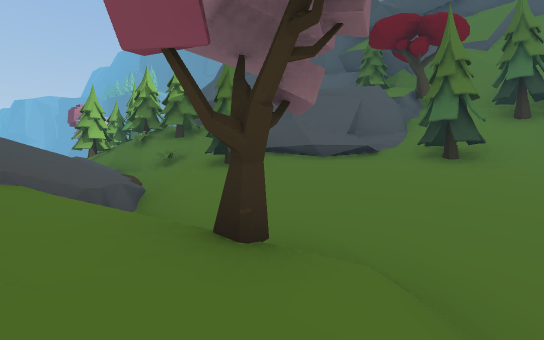
view 1 (above)

18 first-person views from a walk through a scene from a Unity 3-D project. The camera is 1.2 m above the floor, looks level and sees 85° across. The floor is counted in squares, 2 m on a side. Each view is taken from the middle of a square. On the plan, view 1 faces up. The plan holds only what a view shows up to about 9 squares ahead; the rest is blank. The place goes on beyond the plan. Some animated figures are not drawn.

view 2
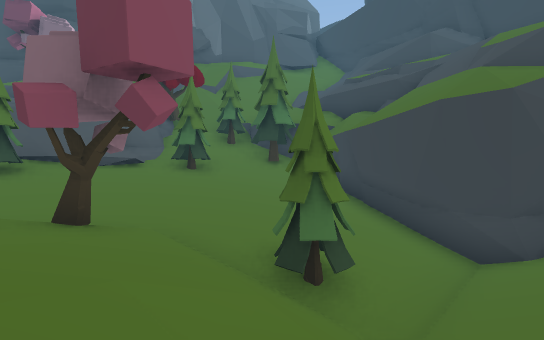

view 3
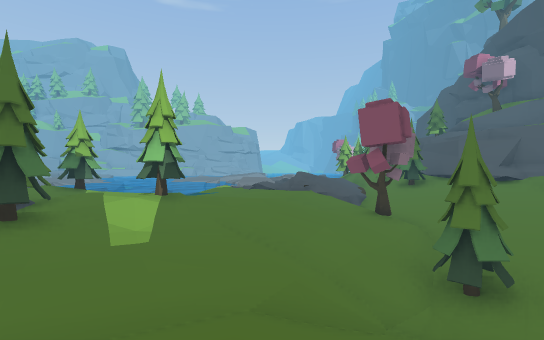

view 4
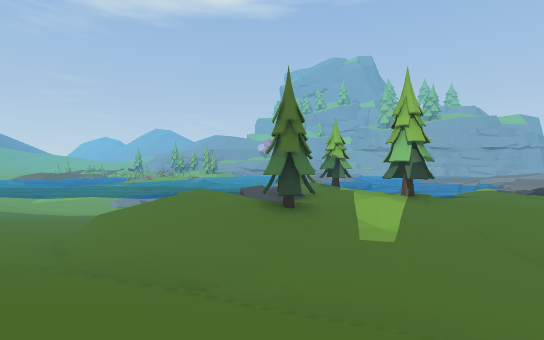

view 5
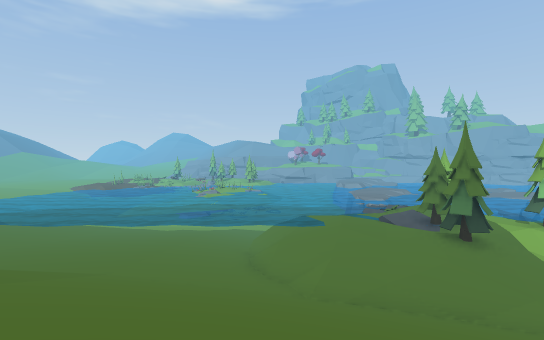

view 6
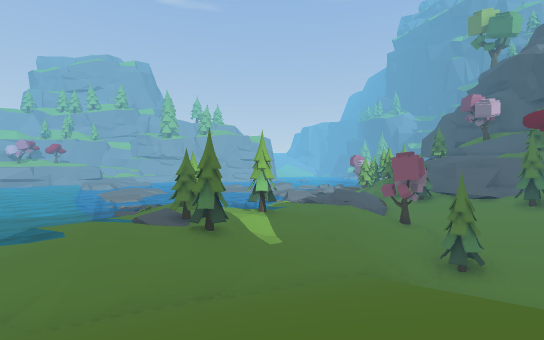

view 7
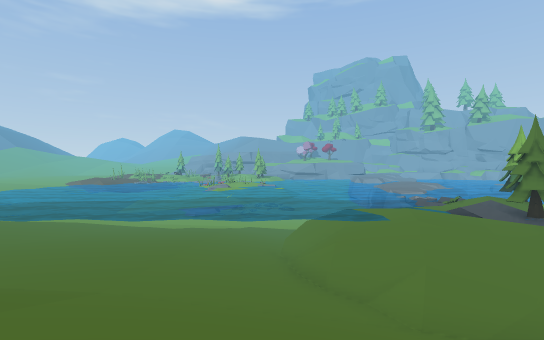

view 8
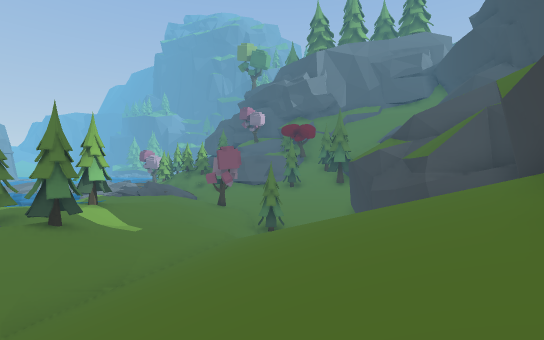

view 9
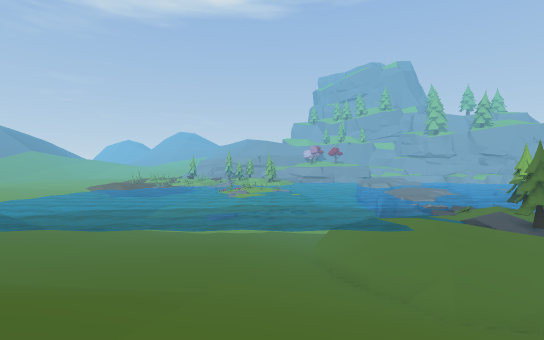

view 10
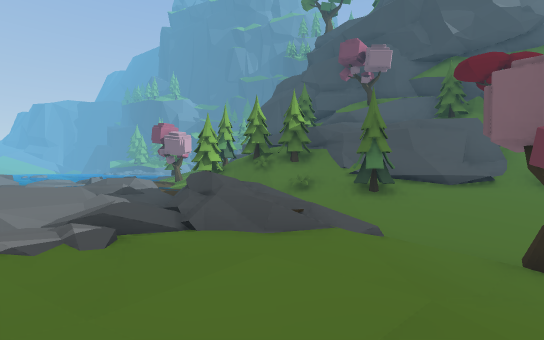

view 11
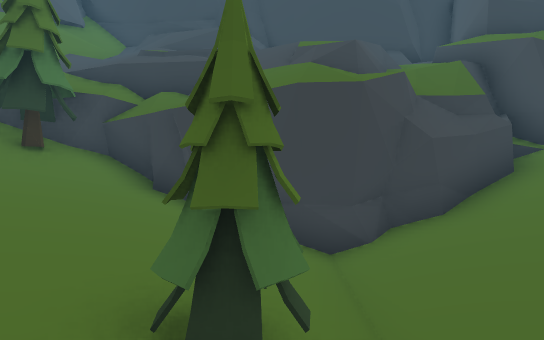

view 12
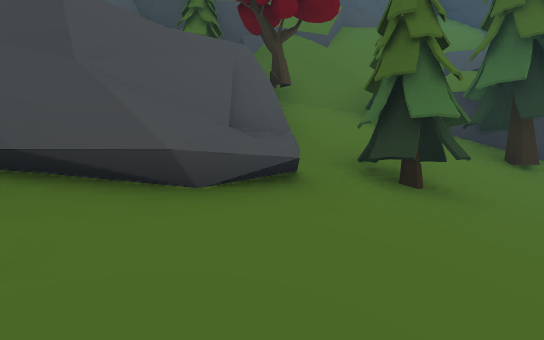

view 13
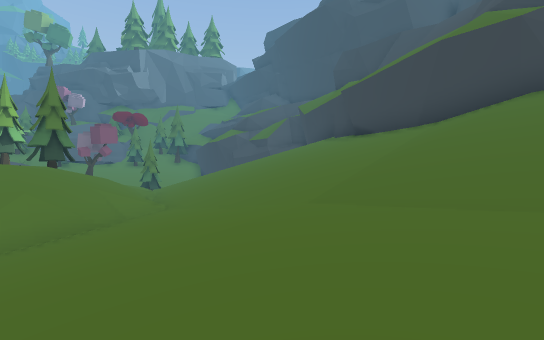

view 14
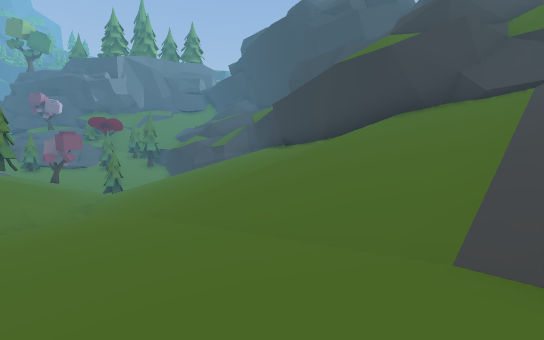

view 15
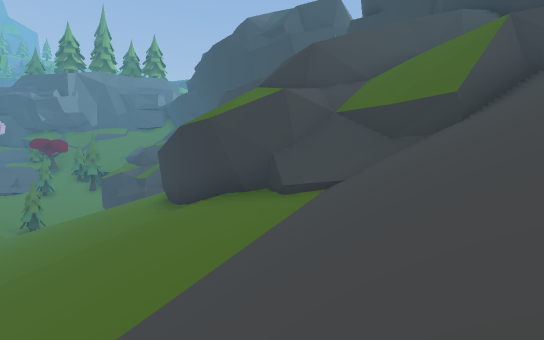

view 16
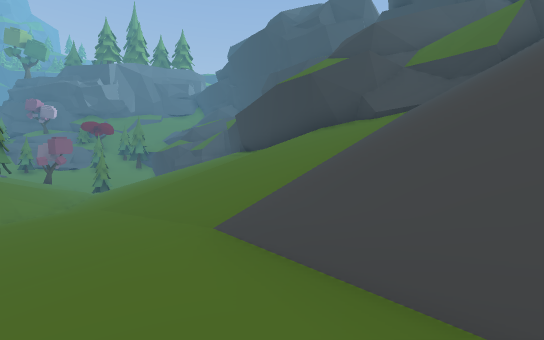

view 17
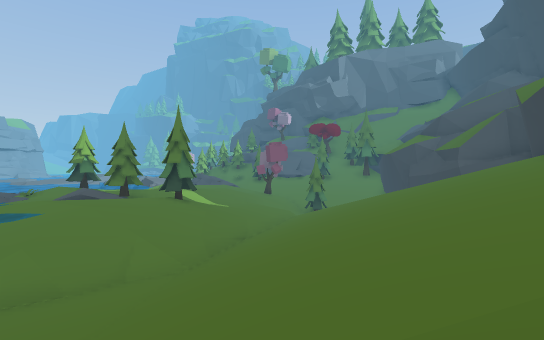

view 18
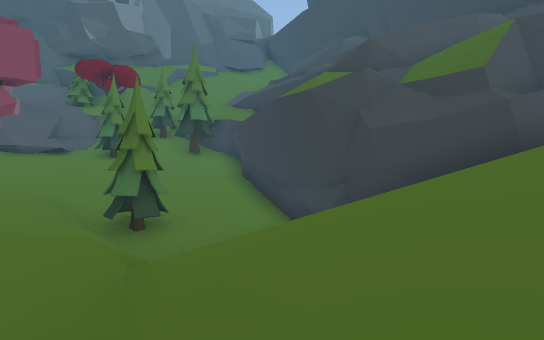

### Floor plan
Key: @ floor where view 1 was taken; # wall or solid block; . main floor; : floor 0.75 m higher than the main floor; - floor 0.75 m lower than the main floor; + floor 1.5 m higher than the main floor; _ floor 1.5 m lower than the main floor; * floor 8 m higher than the main floor; / step, stairs or slope; = window, fence, low wall or low ledge; ~ water the walk can cross; ≈ water the walk keeps out of; ^ raised ledge; v drop or lower ground; T tree; O other object.
Columns run from 7 left of view 1 to 10 right of it. Each row starts with its distance up from view 1.
  9   OOO##
  8   OOOO#   ###
  7  ++#OO#####/##
  6  +++:OO###//O#
  5  +  +:O///O/OO^
  4  + =+////////O#
  3 ≈++=+/.//////##
  2  ≈/////T.////#
  1   +++/.//-///#
  0  ≈+:::/@/O//##
 -1  ≈~:+:///___#
 -2   +OO///////#
 -3 OO++/...////## vv
 -4 +++O:/..// //#vvvv
 -5 O+OOOO/./// /^vvvv
 -6 ~~+++///////   ##
 -7 ~+++////////   #
 -8 ≈~~/////////
 -9 ≈≈≈//.//////
-10 ≈≈--../////
-11 ≈≈≈.../////
-12 ≈≈≈.../////
-13 ≈≈≈.../////*#
-14 ≈≈≈.../////###
-15 ≈≈≈.../////#/###
-16 ≈≈≈..://///=///#=#
-17 ≈≈≈.::=/////#/  /#
-18 ≈≈≈:::#//////#   #

Where each view was taken, in squares from view 1:
view 1: 0 up, 0 right, facing up
view 2: 2 down, 1 left, facing up-right
view 3: 5 down, 3 right, facing up-left
view 4: 5 down, 3 right, facing left
view 5: 9 down, 4 right, facing left
view 6: 9 down, 4 right, facing up-left
view 7: 10 down, 2 right, facing left
view 8: 11 down, 2 right, facing up
view 9: 11 down, 3 right, facing left
view 10: 1 down, 3 left, facing up
view 11: 0 up, 0 right, facing right
view 12: 4 up, 0 right, facing up-right
view 13: 14 down, 4 left, facing up-right
view 14: 16 down, 3 left, facing up-right
view 15: 18 down, 0 right, facing up-right
view 16: 18 down, 3 left, facing up-right
view 17: 13 down, 0 right, facing up
view 18: 5 down, 0 right, facing up-right
